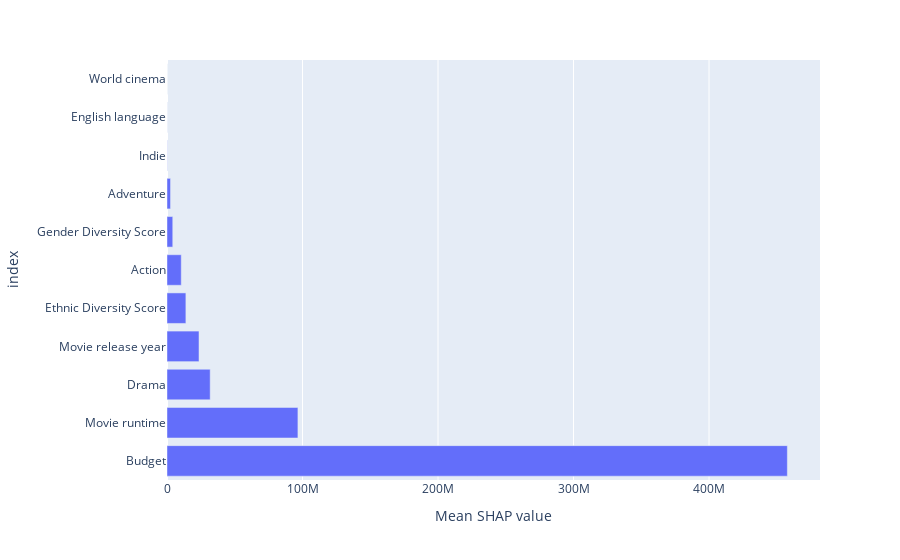

The cell this chart's notebook holds for it:
### Code cell
import plotly.express as px

# Create a DataFrame with the SHAP values and feature names
shap_df = pd.DataFrame(shap_values, columns=X_train.columns)

# Calculate the mean SHAP values
mean_shap_values = shap_df.abs().mean()

# Sort the mean SHAP values in descending order
sorted_shap_values = mean_shap_values.sort_values(ascending=False)

# Create a bar plot using Plotly
fig = px.bar(sorted_shap_values, orientation='h')

# Set the x-axis label to "Mean SHAP value"
fig.update_layout(xaxis_title="Mean SHAP value")
# Remove the legend
fig.update_layout(showlegend=False)
# Save the plot as an HTML file
fig.write_html("./Graphs_html/shap_summary_plot.html")

# Display the plot
fig.show()

### Figure 1 — Plotly figure (JSON) as saved in the notebook; plotly's stock layout.template omitted (floating-point values rounded to 4 significant figures)
{"data": [{"alignmentgroup": "True", "hovertemplate": "variable=0<br>value=%{x}<br>index=%{y}<extra></extra>", "legendgroup": "0", "marker": {"color": "#636efa", "pattern": {"shape": ""}}, "name": "0", "offsetgroup": "0", "orientation": "h", "showlegend": true, "textposition": "auto", "type": "bar", "x": [457800000.0, 96610000.0, 31870000.0, 23610000.0, 13930000.0, 10520000.0, 4251000.0, 2602000.0, 132200.0, 42580.0, 23350.0], "xaxis": "x", "y": ["Budget", "Movie runtime", "Drama", "Movie release year", "Ethnic Diversity Score", "Action", "Gender Diversity Score", "Adventure", "Indie", "English language", "World cinema"], "yaxis": "y"}], "layout": {"barmode": "relative", "legend": {"title": {"text": "variable"}, "tracegroupgap": 0}, "margin": {"t": 60}, "showlegend": false, "xaxis": {"anchor": "y", "domain": [0, 1], "title": {"text": "Mean SHAP value"}}, "yaxis": {"anchor": "x", "domain": [0, 1], "title": {"text": "index"}}}}
